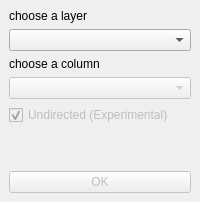
<?xml version="1.0" encoding="UTF-8"?>
<ui version="4.0">
 <class>DockWidget</class>
 <widget class="QDockWidget" name="DockWidget">
  <property name="windowTitle">
   <string>Dendryt Wrocławski</string>
  </property>
  <widget class="QWidget" name="dockWidgetContents">
   <layout class="QGridLayout" name="gridLayout">
    <item row="0" column="0">
     <layout class="QVBoxLayout" name="verticalLayout">
      <item>
       <widget class="QLabel" name="cblayer_label">
        <property name="text">
         <string>choose a layer</string>
        </property>
       </widget>
      </item>
      <item>
       <widget class="QgsMapLayerComboBox" name="cb_layer"/>
      </item>
      <item>
       <widget class="QLabel" name="cdcolumn_label">
        <property name="text">
         <string>choose a column</string>
        </property>
       </widget>
      </item>
      <item>
       <widget class="QgsFieldComboBox" name="cb_column">
        <property name="enabled">
         <bool>false</bool>
        </property>
       </widget>
      </item>
      <item>
       <widget class="QCheckBox" name="check_twoway">
        <property name="enabled">
         <bool>false</bool>
        </property>
        <property name="text">
         <string>Undirected (Experimental)</string>
        </property>
        <property name="checked">
         <bool>true</bool>
        </property>
       </widget>
      </item>
      <item>
       <spacer name="verticalSpacer">
        <property name="orientation">
         <enum>Qt::Vertical</enum>
        </property>
        <property name="sizeHint" stdset="0">
         <size>
          <width>20</width>
          <height>40</height>
         </size>
        </property>
       </spacer>
      </item>
      <item>
       <widget class="QPushButton" name="accept_button">
        <property name="enabled">
         <bool>false</bool>
        </property>
        <property name="text">
         <string>OK</string>
        </property>
       </widget>
      </item>
     </layout>
    </item>
   </layout>
  </widget>
 </widget>
 <customwidgets>
  <customwidget>
   <class>QgsFieldComboBox</class>
   <extends>QComboBox</extends>
   <header>qgsfieldcombobox.h</header>
  </customwidget>
  <customwidget>
   <class>QgsMapLayerComboBox</class>
   <extends>QComboBox</extends>
   <header>qgsmaplayercombobox.h</header>
  </customwidget>
 </customwidgets>
 <resources/>
 <connections/>
</ui>
